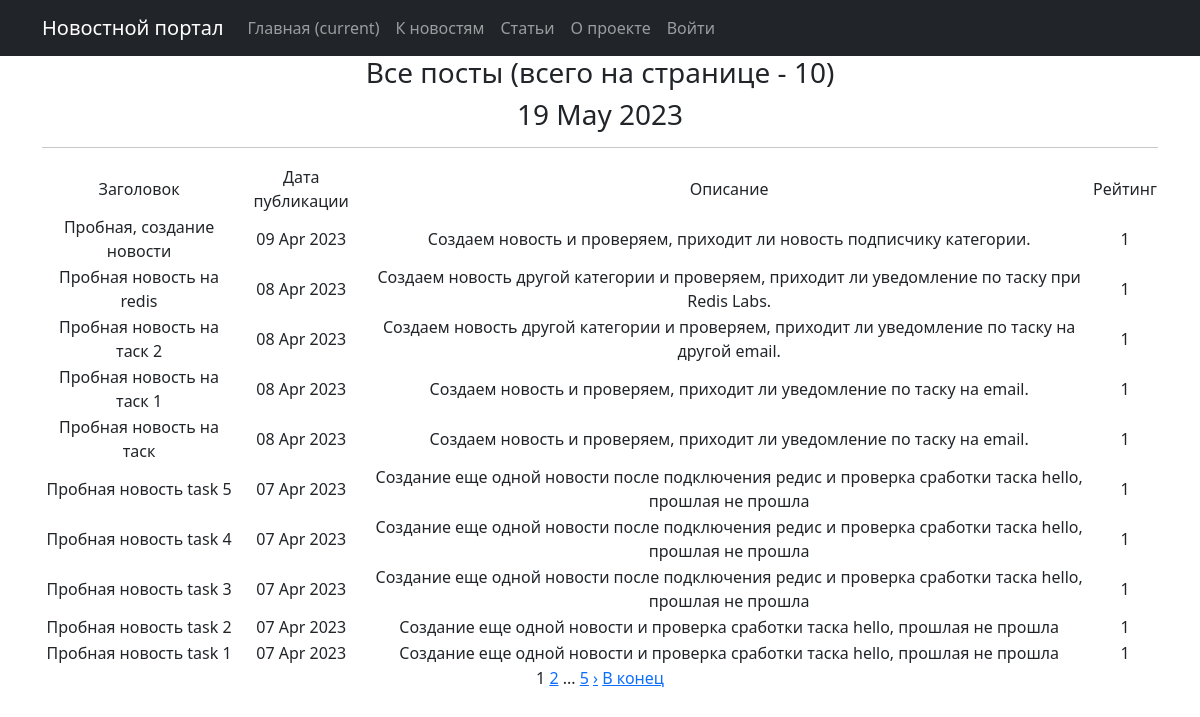
/posts/, run on an earlier commit of the app's database.
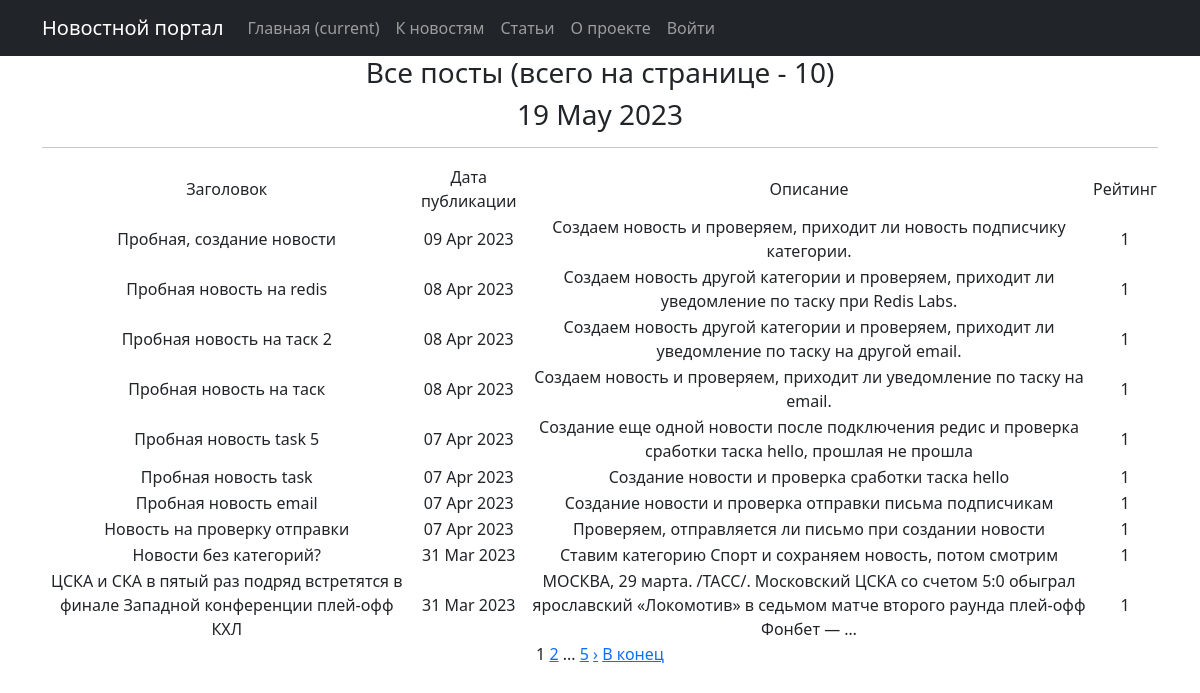
And on a later commit of the database.
### news/models.py (models this page shows, shortened)
class Post(models.Model):
    author = models.ForeignKey(Author, on_delete=models.CASCADE)
    content = models.CharField(max_length=2, choices=CONTENTS)
    time_in = models.DateTimeField(auto_now_add=True)
    category = models.ManyToManyField(Category, through='PostCategory')
    title = models.CharField(max_length=255,)
    content_text = models.TextField()
    content_rate = models.IntegerField(default=1)

### news/views.py (the view)
# urls.py: path('', cache_page(60)(PostsList.as_view()), name='post_list'),
class PostsList(ListView):
    model = Post
    ordering = '-time_in'
    template_name = 'posts.html'
    context_object_name = 'posts'
    paginate_by = 10
    def get_queryset(self):
        queryset = super().get_queryset()
        self.filterset = PostFilter(self.request.GET, queryset)
        return self.filterset.qs
    def get_context_data(self, **kwargs):
        context = super().get_context_data(**kwargs)
        context['filterset'] = self.filterset
        return context

### news/templatetags/custom_filters.py (called while the page is built)
@register.filter()
@stringfilter #чтобы не вызывать ошибки, приведем в строку
def censor(value, bad_words = bad_list):
    words = value.split()#разделим строку
    new_line=''
    for word in words:
        if word.lower() in bad_words in bad_words:
            new_line += word[0] #если да, первый символ оставляем
            for i in word[1:]:
                new_line += '*'#остальные заменяем на *
            new_line += ' '
        elif (word[:-1].lower()) in bad_words:
            new_line += word[0]
            for i in word[1:-1]:
                new_line += '*'
            new_line += (word[-1] + ' ')
        else:
            new_line += (word + ' ')
    return new_line.rstrip()

### news/templatetags/custom_tags.py (called while the page is built)
@register.simple_tag(takes_context=True)
def url_replace(context, **kwargs):
   d = context['request'].GET.copy()
   for k, v in kwargs.items():
       d[k] = v
   return d.urlencode()

@register.simple_tag()
def current_time(format_string='%d %b %Y'):
   return datetime.utcnow().strftime(format_string)

### templates/posts.html (shortened to what this page needs)
{% extends 'flatpages/default.html' %}
{% load custom_filters %}
{% load custom_tags %}
{% block content %}
    <h3>Все посты (всего на странице - {{ posts|length}})</h3>
    <h3>{% current_time %}</h3>
    <hr>
    {% if posts %}
       <table>
           <tr>
               <td>Заголовок</td>
               <td>Дата публикации</td>
               <td>Описание</td>
               <td>Рейтинг</td>
           </tr>
           {% for post in posts %}
           <tr>
               <td>{{ post.title|censor }}</td>
               <td>{{ post.time_in|date:'d M Y' }}</td>
               <td>{{ post.content_text|censor|truncatewords:20 }}</td>
               <td>{{ post.content_rate }}</td>
           </tr>
           {% endfor %}
       </table>
    {% else %}
        <h3>Новости не найдены</h3>
    {% endif %}
   {{ page_obj.number }}
   {% if page_obj.has_next %}
       <a href="?{% url_replace page=page_obj.next_page_number %}">{{ page_obj.next_page_number }}</a>
       {% if paginator.num_pages != page_obj.next_page_number %}
           ...
           <a href="?{% url_replace page=page_obj.paginator.num_pages %}">{{ page_obj.paginator.num_pages }}</a>
       {% endif %}
   {% endif %}
        {% if page_obj.has_next %}
            <a href="?{% url_replace page=page_obj.next_page_number %}">&rsaquo;</a>
            <a href="?{% url_replace page=page_obj.paginator.num_pages %}">В конец</a>
        {% endif %}
{% endblock content %}

What changed in the data, as far as the page shows it:
removed Post: title|censor "Пробная новость на таск 1", time_in "08 Apr 2023", content_text|censor "Создаем новость и проверяем, приходит ли уведомление по таску на email.", content_rate "1"
removed Post: title|censor "Пробная новость task 4", time_in "07 Apr 2023", content_text|censor "Создание еще одной новости после подключения редис и проверка сработки таска hello, прошлая не прошла", content_rate "1"
removed Post: title|censor "Пробная новость task 3", time_in "07 Apr 2023", content_text|censor "Создание еще одной новости после подключения редис и проверка сработки таска hello, прошлая не прошла", content_rate "1"
removed Post: title|censor "Пробная новость task 2", time_in "07 Apr 2023", content_text|censor "Создание еще одной новости и проверка сработки таска hello, прошлая не прошла", content_rate "1"
removed Post: title|censor "Пробная новость task 1", time_in "07 Apr 2023", content_text|censor "Создание еще одной новости и проверка сработки таска hello, прошлая не прошла", content_rate "1"
now on this page (row unchanged): Post: title|censor "Пробная новость task", time_in "07 Apr 2023", content_text|censor "Создание новости и проверка сработки таска hello", content_rate "1"
now on this page (row unchanged): Post: title|censor "Пробная новость email", time_in "07 Apr 2023", content_text|censor "Создание новости и проверка отправки письма подписчикам", content_rate "1"
now on this page (row unchanged): Post: title|censor "Новость на проверку отправки", time_in "07 Apr 2023", content_text|censor "Проверяем, отправляется ли письмо при создании новости", content_rate "1"
now on this page (row unchanged): Post: title|censor "Новости без категорий?", time_in "31 Mar 2023", content_text|censor "Ставим категорию Спорт и сохраняем новость, потом смотрим", content_rate "1"
now on this page (row unchanged): Post: title|censor "ЦСКА и СКА в пятый раз подряд встретятся в финале Западной конференции плей-офф КХЛ", time_in "31 Mar 2023", content_text|censor "МОСКВА, 29 марта. /ТАСС/. Московский ЦСКА со счетом 5:0 обыграл ярославский «Локомотив» в седьмом матче второго раунда плей-офф Фонбет — …", content_rate "1"
